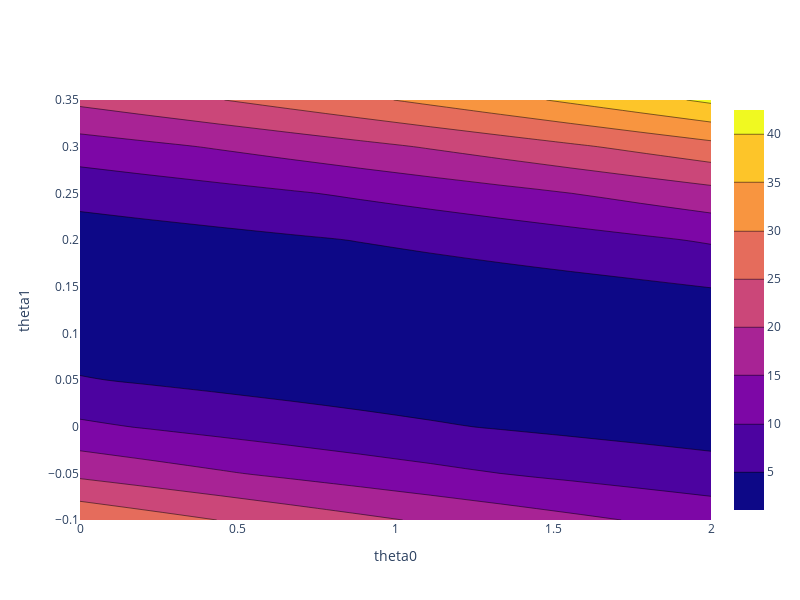

Notebook code for this chart:
### Markdown cell above
We can also visualize a bird's-eye view of the loss surface from above using a contour plot:

````{dropdown} Click to see the code
```python
contour = go.Contour(x=u[0], y=v[:, 0], z=np.reshape(MSE, u.shape))
fig = go.Figure(contour)
fig.update_layout(
    xaxis_title = "theta0",
    yaxis_title = "theta1", autosize=False, width=800, height=600)

fig.show()
```
````

### Code cell
contour = go.Contour(x=u[0], y=v[:, 0], z=np.reshape(MSE, u.shape))
fig = go.Figure(contour)
fig.update_layout(
    xaxis_title = "theta0",
    yaxis_title = "theta1", autosize=False, width=800, height=600)

fig.show()

### Figure 1 — Plotly figure (JSON) as saved in the notebook; plotly's stock layout.template omitted (floating-point values rounded to 4 significant figures)
{"data": [{"type": "contour", "x": [0.0, 0.2222, 0.4444, 0.6667, 0.8889, 1.111, 1.333, 1.556, 1.778, 2.0], "y": [-0.1, -0.05, -1.388e-17, 0.05, 0.1, 0.15, 0.2, 0.25, 0.3, 0.35], "z": [[29.12, 26.96, 24.9, 22.93, 21.07, 19.3, 17.63, 16.06, 14.59, 13.22], [18.83, 17.11, 15.49, 13.96, 12.53, 11.21, 9.978, 8.848, 7.816, 6.883], [10.9, 9.613, 8.429, 7.343, 6.356, 5.468, 4.679, 3.988, 3.396, 2.903], [5.311, 4.467, 3.723, 3.077, 2.53, 2.081, 1.731, 1.481, 1.328, 1.275], [2.078, 1.674, 1.369, 1.163, 1.055, 1.046, 1.136, 1.325, 1.613, 1.999], [1.197, 1.232, 1.367, 1.601, 1.933, 2.364, 2.893, 3.522, 4.249, 5.075], [2.667, 3.143, 3.717, 4.39, 5.162, 6.033, 7.002, 8.071, 9.237, 10.5], [6.49, 7.406, 8.42, 9.532, 10.74, 12.05, 13.46, 14.97, 16.58, 18.28], [12.67, 14.02, 15.47, 17.03, 18.68, 20.43, 22.28, 24.22, 26.27, 28.42], [21.19, 22.99, 24.88, 26.87, 28.96, 31.15, 33.44, 35.83, 38.31, 40.9]]}], "layout": {"autosize": false, "height": 600, "width": 800, "xaxis": {"title": {"text": "theta0"}}, "yaxis": {"title": {"text": "theta1"}}}}
